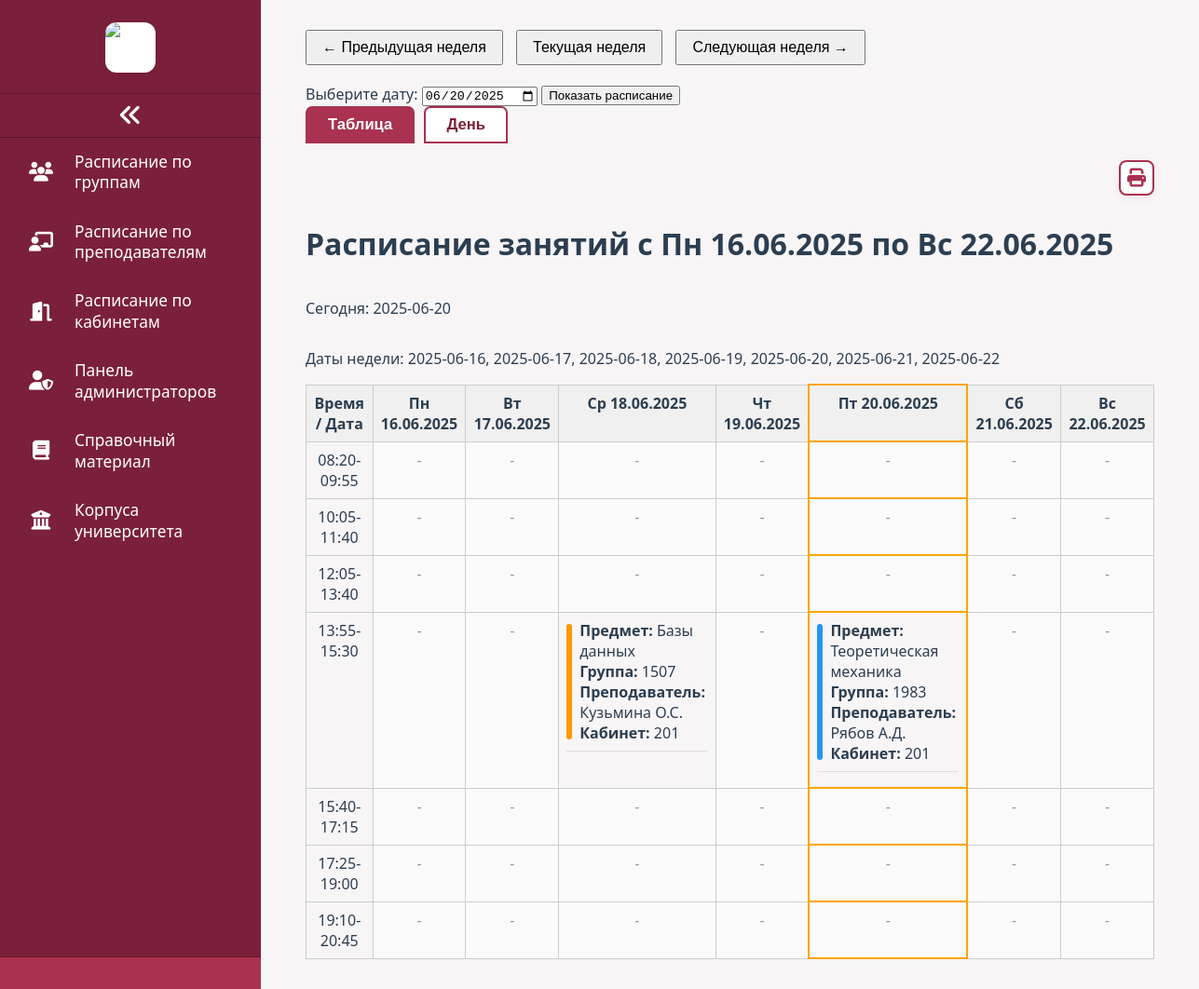
The page / on the database its author committed.
### tables this page shows
CREATE TABLE `schedule` (
  `id` int NOT NULL AUTO_INCREMENT,
  `date` date NOT NULL,
  `group_id` int NOT NULL,
  `teacher_id` int NOT NULL,
  `subject_id` int NOT NULL,
  `room_id` int NOT NULL,
  `lesson_type_id` int DEFAULT NULL,
  `time_slot_id` int DEFAULT NULL,
  PRIMARY KEY (`id`),
  UNIQUE KEY `unique_group_time` (`date`,`time_slot_id`,`group_id`),
  UNIQUE KEY `unique_teacher_time` (`date`,`time_slot_id`,`teacher_id`),
  UNIQUE KEY `unique_room_time` (`date`,`time_slot_id`,`room_id`),
  KEY `group_id` (`group_id`),
  KEY `teacher_id` (`teacher_id`),
  KEY `subject_id` (`subject_id`),
  KEY `room_id` (`room_id`),
  KEY `lesson_type_id` (`lesson_type_id`),
  KEY `idx_date_time` (`date`),
  KEY `fk_schedule_time_slot` (`time_slot_id`),
  CONSTRAINT `fk_schedule_time_slot` FOREIGN KEY (`time_slot_id`) REFERENCES `time_slots` (`id`) ON DELETE RESTRICT ON UPDATE CASCADE,
  CONSTRAINT `schedule_ibfk_1` FOREIGN KEY (`group_id`) REFERENCES `groups` (`id`) ON DELETE CASCADE,
  CONSTRAINT `schedule_ibfk_2` FOREIGN KEY (`teacher_id`) REFERENCES `teachers` (`id`) ON DELETE CASCADE,
  CONSTRAINT `schedule_ibfk_3` FOREIGN KEY (`subject_id`) REFERENCES `subjects` (`id`) ON DELETE CASCADE,
  CONSTRAINT `schedule_ibfk_4` FOREIGN KEY (`room_id`) REFERENCES `rooms` (`id`) ON DELETE CASCADE,
  CONSTRAINT `schedule_ibfk_5` FOREIGN KEY (`lesson_type_id`) REFERENCES `lesson_types` (`id`) ON DELETE SET NULL
);

CREATE TABLE `lesson_types` (
  `id` int NOT NULL AUTO_INCREMENT,
  `name` varchar(50) NOT NULL,
  PRIMARY KEY (`id`),
  UNIQUE KEY `name` (`name`)
);

CREATE TABLE `subjects` (
  `id` int NOT NULL AUTO_INCREMENT,
  `name` varchar(150) NOT NULL,
  `description` text,
  PRIMARY KEY (`id`)
);

CREATE TABLE `groups` (
  `id` int NOT NULL AUTO_INCREMENT,
  `name` varchar(100) NOT NULL,
  `faculty` varchar(100) DEFAULT NULL,
  `course` int DEFAULT NULL,
  PRIMARY KEY (`id`),
  UNIQUE KEY `name` (`name`)
);

CREATE TABLE `teachers` (
  `id` int NOT NULL AUTO_INCREMENT,
  `full_name` varchar(150) NOT NULL,
  `Кафедра` varchar(100) DEFAULT NULL,
  PRIMARY KEY (`id`)
);

CREATE TABLE `rooms` (
  `id` int NOT NULL AUTO_INCREMENT,
  `number` varchar(20) NOT NULL,
  `building` varchar(50) DEFAULT NULL,
  PRIMARY KEY (`id`)
);

### index.php (the view, shortened to what this page needs)
<?php
$host = 'localhost';
$user = 'ADMIN_BASIC';
$password = 'od3.IyTiJ_[BqCIq';
$dbname = 'ScheduleBase';
$conn = new mysqli($host, $user, $password, $dbname);
if (isset($_GET['weekInput']) && preg_match('/^\d{4}-W\d{2}$/', $_GET['weekInput'])) {
    $inputDate = DateTime::createFromFormat('o-\WW', $_GET['weekInput']);
    if (!$inputDate) {
        $inputDate = new DateTime();
    }
} elseif (isset($_GET['weekStart'])) {
    $inputDate = DateTime::createFromFormat('Y-m-d', $_GET['weekStart']);
    if (!$inputDate) {
        $inputDate = new DateTime();
    }
} else {
    $inputDate = new DateTime();
}
$dayOfWeek = (int) $inputDate->format('N');
$weekStartDate = clone $inputDate;
$weekStartDate->modify('-' . ($dayOfWeek - 1) . ' days');
$weekStart = $weekStartDate->format('Y-m-d');
$weekEndDate = clone $weekStartDate;
$weekEndDate->modify('+6 days');
$weekEnd = $weekEndDate->format('Y-m-d');
$prevWeek = clone $weekStartDate;
$prevWeek->modify('-7 days');
$nextWeek = clone $weekStartDate;
$nextWeek->modify('+7 days');
$todayDate = (new DateTime())->format('Y-m-d');
$today = new DateTime();
$dayOfWeekToday = (int) $today->format('N');
$currentWeekMonday = clone $today;
$currentWeekMonday->modify('-' . ($dayOfWeekToday - 1) . ' days');
$currentWeekMondayStr = $currentWeekMonday->format('Y-m-d');
$timeSlots = [];
$sqlTimeSlots = "SELECT id, label FROM time_slots ORDER BY start_time";
$resultTimeSlots = $conn->query($sqlTimeSlots);
if ($resultTimeSlots) {
    while ($row = $resultTimeSlots->fetch_assoc()) {
        $timeSlots[$row['id']] = $row['label'];
    }
} else {
    die("Ошибка получения временных слотов: " . $conn->error);
}
$dates = [];
$current = clone $weekStartDate;
$end = clone $weekEndDate;
while ($current <= $end) {
    $dates[] = $current->format('Y-m-d');
    $current->modify('+1 day');
}
$sql = "SELECT
            s.date,
            s.time_slot_id,
            ts.label AS time_label,
            g.name AS group_name,
            t.full_name AS teacher_name,
            sub.name AS subject_name,
            r.number AS room_number,
            lt.name AS lesson_type_name
        FROM schedule s
        JOIN `groups` g ON s.group_id = g.id
        JOIN teachers t ON s.teacher_id = t.id
        JOIN subjects sub ON s.subject_id = sub.id
        JOIN rooms r ON s.room_id = r.id
        JOIN time_slots ts ON s.time_slot_id = ts.id
        LEFT JOIN lesson_types lt ON s.lesson_type_id = lt.id
        WHERE s.date BETWEEN ? AND ?
        ORDER BY s.date, ts.start_time";
$stmt = $conn->prepare($sql);
$stmt->bind_param('ss', $weekStart, $weekEnd);
$stmt->execute();
$result = $stmt->get_result();
$schedule = [];
while ($row = $result->fetch_assoc()) {
    $date = $row['date'];
    $slotId = $row['time_slot_id'];
    if (!isset($schedule[$date][$slotId])) {
        $schedule[$date][$slotId] = [];
    }
    $schedule[$date][$slotId][] = $row;
}
function formatDate($date)
{
    $d = new DateTime($date);
    $days = [
        'Mon' => 'Пн',
        'Tue' => 'Вт',
        'Wed' => 'Ср',
        'Thu' => 'Чт',
        'Fri' => 'Пт',
        'Sat' => 'Сб',
        'Sun' => 'Вс'
    ];
    $dow = $d->format('D');
    return ($days[$dow] ?? $dow) . ' ' . $d->format('d.m.Y');
}
function getLessonColor($typeName)
{
    $colors = [
        'вид нагрузки не определен' => '#999999',
        'лабораторное занятие' => '#FF9800',
        'лекционное занятие' => '#4CAF50',
        'практическое занятие' => '#2196F3',
        'факультатив' => '#9C27B0',
        'экзамен' => '#F44336',
    ];
    $key = mb_strtolower(trim($typeName));
    return $colors[$key] ?? '#999999';
}
?>
<!DOCTYPE html>
<html lang="ru">
<head>
    <link rel="stylesheet" href="sidebar.css" />
    <link rel="stylesheet" href="https://cdnjs.cloudflare.com/ajax/libs/font-awesome/6.4.0/css/all.min.css" />
</head>
<body>
    <div class="container">
        <?php include 'sidebar.php'; ?>
        <main class="content" id="content">
            <div class="nav-buttons">
                <a href="?weekStart=<?= htmlspecialchars($prevWeek->format('Y-m-d')) ?>"><button>← Предыдущая
                        неделя</button></a>
                <a href="?weekStart=<?= htmlspecialchars($currentWeekMondayStr) ?>"><button>Текущая неделя</button></a>
                <a href="?weekStart=<?= htmlspecialchars($nextWeek->format('Y-m-d')) ?>"><button>Следующая неделя
                        →</button></a>
            </div>
            <form method="GET" action="">
                <label for="datePicker">Выберите дату:</label>
                <input type="date" id="datePicker" name="weekStart"
                    value="<?= htmlspecialchars($inputDate->format('Y-m-d')) ?>">
                <button type="submit">Показать расписание</button>
            </form>
            <div class="view-switcher" style="margin-bottom:18px;">
                <button id="tableViewBtn" class="switch-btn active">Таблица</button>
                <button id="dayViewBtn" class="switch-btn">День</button>
            </div>
            <div style="display: flex; justify-content: flex-end; margin-bottom: 8px;">
                <button id="printBtn" class="print-btn" title="Печать">
                    <i class="fas fa-print"></i>
                </button>
            </div>
            <h1>Расписание занятий с <?= htmlspecialchars(formatDate($weekStart)) ?> по
                <?= htmlspecialchars(formatDate($weekEnd)) ?></h1>
            <p>Сегодня: <?= $todayDate ?></p>
            <p>Даты недели: <?= implode(', ', $dates) ?></p>
            <div id="tableView">
                <table>
                    <thead>
                        <tr>
                            <th>Время / Дата</th>
                            <?php foreach ($dates as $date): ?>
                                <th class="<?= ($date === $todayDate) ? 'today' : '' ?>">
                                    <?= htmlspecialchars(formatDate($date)) ?>
                                </th>
                            <?php endforeach; ?>
                        </tr>
                    </thead>
                    <tbody>
                        <?php foreach ($timeSlots as $slotId => $timeLabel): ?>
                            <tr>
                                <td><?= htmlspecialchars($timeLabel) ?></td>
                                <?php foreach ($dates as $date): ?>
                                    <?php
                                    $isToday = ($date === $todayDate);
                                    $tdClass = $isToday ? 'today' : '';
                                    ?>
                                    <?php if (!empty($schedule[$date][$slotId])): ?>
                                        <td class="<?= $tdClass ?>">
                                            <?php foreach ($schedule[$date][$slotId] as $lesson): ?>
                                                <div class="lesson-block">
                                                    <span class="lesson-color-bar"
                                                        style="background-color: <?= getLessonColor($lesson['lesson_type_name']) ?>;"></span>
                                                    <strong>Предмет:</strong> <?= htmlspecialchars($lesson['subject_name']) ?><br>
                                                    <strong>Группа:</strong> <?= htmlspecialchars($lesson['group_name']) ?><br>
                                                    <strong>Преподаватель:</strong> <?= htmlspecialchars($lesson['teacher_name']) ?><br>
                                                    <strong>Кабинет:</strong> <?= htmlspecialchars($lesson['room_number']) ?>
                                                </div>
                                                <hr>
                                            <?php endforeach; ?>
                                        </td>
                                    <?php else: ?>
                                        <td class="empty <?= $tdClass ?>">-</td>
                                    <?php endif; ?>
                                <?php endforeach; ?>
                            </tr>
                        <?php endforeach; ?>
                    </tbody>
                </table>
            </div>
        </main>
    </div>
</body>
</html>

### sidebar.css (style rules this page uses)
:root { --main-bg: #f8f5f7; --sidebar-bg: #7b203a; --sidebar-bg-dark: #5c162b; --sidebar-accent: #a83250; --sidebar-hover: #c0395b; --sidebar-footer: #a83250; --card-bg: #fff; --card-hover-bg: linear-gradient(135deg, #a83250 0%, #7b203a 100%); --card-hover-color: #fff; --text-main: #2c3e50; --text-light: #fff; --text-muted: #e8c6d0; --shadow: 0 6px 18px rgba(123, 32, 58, 0.10); --shadow-hover: 0 12px 28px rgba(123, 32, 58, 0.15); }
* { box-sizing: border-box; }
body, html { margin: 0; padding: 0; height: 100%; font-family: 'Segoe UI', Tahoma, Geneva, Verdana, sans-serif; background: var(--main-bg); color: var(--text-main); }
a { text-decoration: none; color: inherit; }
.container { display: flex; }
.content { flex-grow: 1; padding: 32px 48px; display: flex; flex-direction: column; }

### index.php (style rules this page uses)
table { border-collapse: collapse; width: 100%; }
th, td { border: 1px solid #ccc; padding: 8px; text-align: center; vertical-align: top; }
th { background-color: #f0f0f0; }
td.empty { background-color: #fafafa; color: #999; }
.nav-buttons { margin-bottom: 20px; }
.nav-buttons button { padding: 8px 16px; margin-right: 10px; font-size: 16px; cursor: pointer; }
.lesson-block { position: relative; padding-left: 14px; margin-bottom: 8px; text-align: left; }
.lesson-color-bar { position: absolute; left: 0; top: 4px; bottom: 4px; width: 6px; border-radius: 3px; }
hr { border: none; border-top: 1px solid #ddd; margin: 8px 0; }
.today { border: 2px solid orange !important; }
.view-switcher { margin-bottom: 18px; }
.switch-btn { background: #fff; color: #7b203a; border: 2px solid #a83250; border-radius: 7px 7px 0 0; font-weight: 600; font-size: 1.04rem; padding: 8px 22px; margin-right: 6px; cursor: pointer; transition: background 0.2s, color 0.2s; }
.switch-btn.active, .switch-btn:hover { background: #a83250; color: #fff; }
.print-btn { width: 38px; height: 38px; display: flex; align-items: center; justify-content: center; background: #fff; border: 2px solid #a83250; border-radius: 8px; color: #a83250; font-size: 1.25rem; cursor: pointer; transition: background 0.18s, color 0.18s; box-shadow: 0 2px 8px rgba(123, 32, 58, 0.07); outline: none; margin-left: auto; }

### rows shown on the page
schedule: subject.name "Базы данных", group.name "1507", teacher.full_name "Кузьмина О.С.", room.number "201"
schedule: subject.name "Теоретическая механика", group.name "1983", teacher.full_name "Рябов А.Д.", room.number "201"

### other values the page prints
formatDate($weekStart) "Пн 16.06.2025"
formatDate($weekEnd) "Вс 22.06.2025"
implode(', ', $dates) "2025-06-16, 2025-06-17, 2025-06-18, 2025-06-19, 2025-06-20, 2025-06-21, 2025-06-22"
formatDate($date) "Пн 16.06.2025"
formatDate($date) "Вт 17.06.2025"
formatDate($date) "Ср 18.06.2025"
formatDate($date) "Чт 19.06.2025"
formatDate($date) "Пт 20.06.2025"
formatDate($date) "Сб 21.06.2025"
formatDate($date) "Вс 22.06.2025"
$timeLabel "08:20-09:55"
$timeLabel "10:05-11:40"
$timeLabel "12:05-13:40"
$timeLabel "13:55-15:30"
$timeLabel "15:40-17:15"
